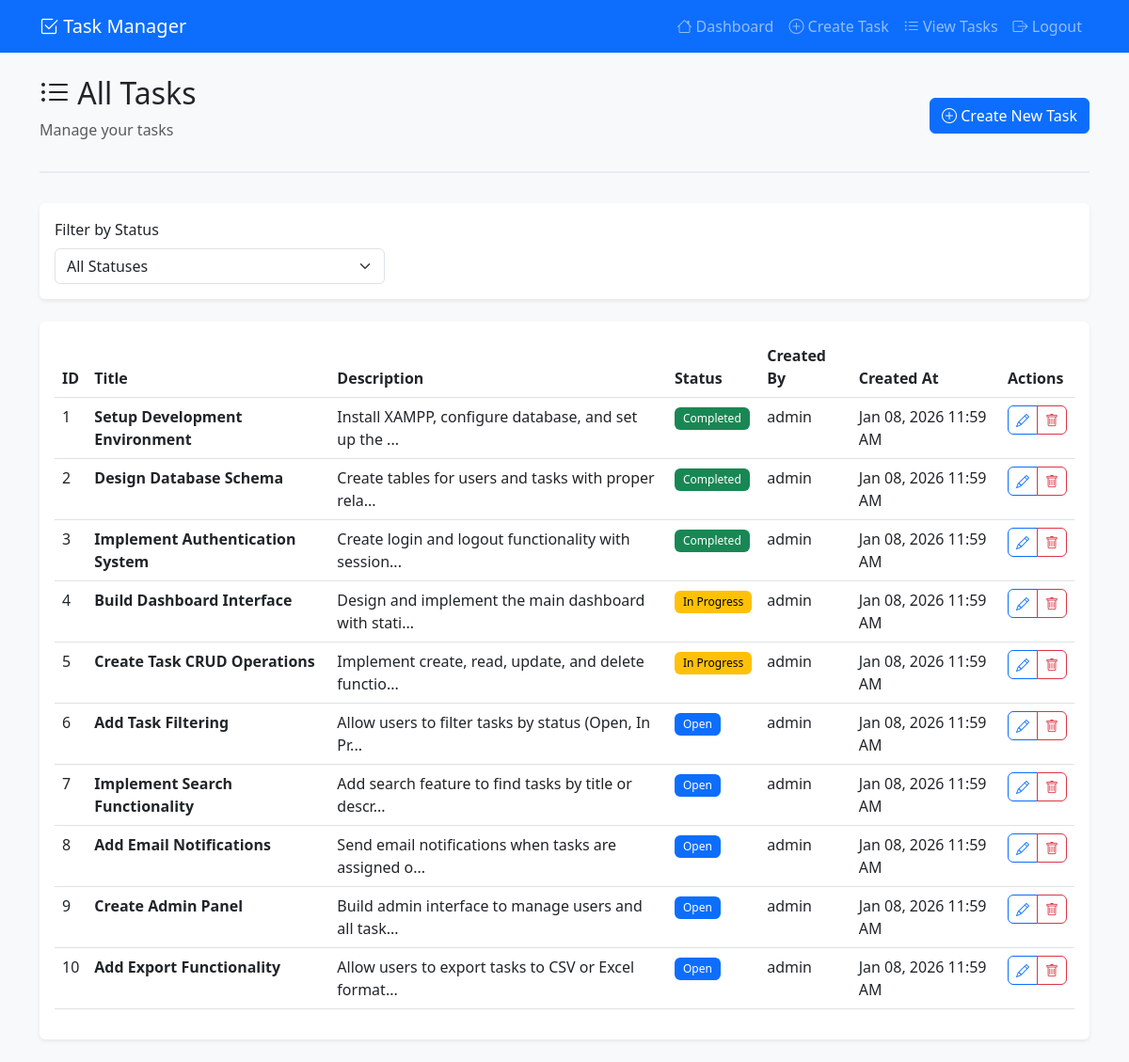
The app's page /tasks/list.php (signed in) with its own data.
### tables this page shows
CREATE TABLE IF NOT EXISTS tasks (
    id INT AUTO_INCREMENT PRIMARY KEY,
    title VARCHAR(100) NOT NULL,
    description TEXT,
    status VARCHAR(20) DEFAULT 'Open',
    created_by INT NOT NULL,
    created_at TIMESTAMP DEFAULT CURRENT_TIMESTAMP,
    updated_at TIMESTAMP DEFAULT CURRENT_TIMESTAMP ON UPDATE CURRENT_TIMESTAMP,
    FOREIGN KEY (created_by) REFERENCES users(id) ON DELETE CASCADE,
    INDEX idx_status (status),
    INDEX idx_created_by (created_by),
    INDEX idx_created_at (created_at)
);

CREATE TABLE IF NOT EXISTS users (
    id INT AUTO_INCREMENT PRIMARY KEY,
    username VARCHAR(50) NOT NULL UNIQUE,
    password VARCHAR(255) NOT NULL,
    created_at TIMESTAMP DEFAULT CURRENT_TIMESTAMP,
    updated_at TIMESTAMP DEFAULT CURRENT_TIMESTAMP ON UPDATE CURRENT_TIMESTAMP
);

### tasks/list.php (the view, shortened to what this page needs)
<?php
require_once '../config/db.php';
$user_id = $_SESSION['user_id'];
$filter_status = $_GET['status'] ?? '';
if (!empty($filter_status)) {
    $query = "SELECT t.*, u.username as created_by_name
              FROM tasks t
              LEFT JOIN users u ON t.created_by = u.id
              WHERE t.created_by = ? AND t.status = ?
              ORDER BY t.created_at DESC";
    $stmt = $conn->prepare($query);
    $stmt->bind_param("is", $user_id, $filter_status);
} else {
    $query = "SELECT t.*, u.username as created_by_name
              FROM tasks t
              LEFT JOIN users u ON t.created_by = u.id
              WHERE t.created_by = ?
              ORDER BY t.created_at DESC";
    $stmt = $conn->prepare($query);
    $stmt->bind_param("i", $user_id);
}
$stmt->execute();
$result = $stmt->get_result();
include '../includes/header.php';
?>
<div class="page-header d-flex justify-content-between align-items-center">
    <div>
        <h2><i class="bi bi-list-ul"></i> All Tasks</h2>
        <p class="text-muted">Manage your tasks</p>
    </div>
    <a href="create.php" class="btn btn-primary">
        <i class="bi bi-plus-circle"></i> Create New Task
    </a>
</div>
<div class="card mb-4">
    <div class="card-body">
        <form method="GET" action="" class="row g-3">
            <div class="col-md-4">
                <label for="status" class="form-label">Filter by Status</label>
                <select class="form-select" id="status" name="status" onchange="this.form.submit()">
                    <option value="">All Statuses</option>
                </select>
            </div>
        </form>
    </div>
</div>
<div class="card">
    <div class="card-body">
        <?php if ($result->num_rows > 0): ?>
            <div class="table-responsive">
                <table class="table table-hover">
                    <thead>
                        <tr>
                            <th>ID</th>
                            <th>Title</th>
                            <th>Description</th>
                            <th>Status</th>
                            <th>Created By</th>
                            <th>Created At</th>
                            <th>Actions</th>
                        </tr>
                    </thead>
                    <tbody>
                        <?php while ($task = $result->fetch_assoc()): ?>
                            <tr>
                                <td><?php echo $task['id']; ?></td>
                                <td><strong><?php echo htmlspecialchars($task['title']); ?></strong></td>
                                <td><?php echo htmlspecialchars(substr($task['description'], 0, 50)) . (strlen($task['description']) > 50 ? '...' : ''); ?></td>
                                <td>
                                    <span class="badge status-<?php echo strtolower(str_replace(' ', '-', $task['status'])); ?>">
                                        <?php echo htmlspecialchars($task['status']); ?>
                                    </span>
                                </td>
                                <td><?php echo htmlspecialchars($task['created_by_name'] ?? 'N/A'); ?></td>
                                <td><?php echo date('M d, Y h:i A', strtotime($task['created_at'])); ?></td>
                                <td>
                                    <div class="btn-group btn-group-sm" role="group">
                                        <a href="edit.php?id=<?php echo $task['id']; ?>" class="btn btn-outline-primary" title="Edit">
                                            <i class="bi bi-pencil"></i>
                                        </a>
                                        <a href="delete.php?id=<?php echo $task['id']; ?>"
                                           class="btn btn-outline-danger"
                                           title="Delete"
                                           onclick="return confirm('Are you sure you want to delete this task?')">
                                            <i class="bi bi-trash"></i>
                                        </a>
                                    </div>
                                </td>
                            </tr>
                        <?php endwhile; ?>
                    </tbody>
                </table>
            </div>
        <?php endif; ?>
    </div>
</div>
<?php include '../includes/footer.php'; ?>

### assets/css/style.css (style rules this page uses)
body { background-color: #f8f9fa; font-family: 'Segoe UI', Tahoma, Geneva, Verdana, sans-serif; }
.card { box-shadow: 0 0.125rem 0.25rem rgba(0, 0, 0, 0.075); border: none; margin-bottom: 1.5rem; }
.btn { border-radius: 0.375rem; }
.table { background-color: #fff; }
.badge { font-weight: 500; padding: 0.5em 0.75em; }
.status-open { background-color: #0d6efd; }
.status-in-progress { background-color: #ffc107; color: #000; }
.status-completed { background-color: #198754; }
.page-header { margin-bottom: 2rem; padding-bottom: 1rem; border-bottom: 2px solid #e9ecef; }
.form-label { font-weight: 500; margin-bottom: 0.5rem; }

### records on screen
tasks: id "1", title "Setup Development Environment", description "Install XAMPP, configure database, and set up the", status "Completed", created_by.username "admin", created_at "Jan 08, 2026 11:59 AM"
tasks: id "2", title "Design Database Schema", description "Create tables for users and tasks with proper rela", status "Completed", created_by.username "admin", created_at "Jan 08, 2026 11:59 AM"
tasks: id "3", title "Implement Authentication System", description "Create login and logout functionality with session", status "Completed", created_by.username "admin", created_at "Jan 08, 2026 11:59 AM"
tasks: id "4", title "Build Dashboard Interface", description "Design and implement the main dashboard with stati", status "In Progress", created_by.username "admin", created_at "Jan 08, 2026 11:59 AM"
tasks: id "5", title "Create Task CRUD Operations", description "Implement create, read, update, and delete functio", status "In Progress", created_by.username "admin", created_at "Jan 08, 2026 11:59 AM"
tasks: id "6", title "Add Task Filtering", description "Allow users to filter tasks by status (Open, In Pr", status "Open", created_by.username "admin", created_at "Jan 08, 2026 11:59 AM"
tasks: id "7", title "Implement Search Functionality", description "Add search feature to find tasks by title or descr", status "Open", created_by.username "admin", created_at "Jan 08, 2026 11:59 AM"
tasks: id "8", title "Add Email Notifications", description "Send email notifications when tasks are assigned o", status "Open", created_by.username "admin", created_at "Jan 08, 2026 11:59 AM"
tasks: id "9", title "Create Admin Panel", description "Build admin interface to manage users and all task", status "Open", created_by.username "admin", created_at "Jan 08, 2026 11:59 AM"
tasks: id "10", title "Add Export Functionality", description "Allow users to export tasks to CSV or Excel format", status "Open", created_by.username "admin", created_at "Jan 08, 2026 11:59 AM"
